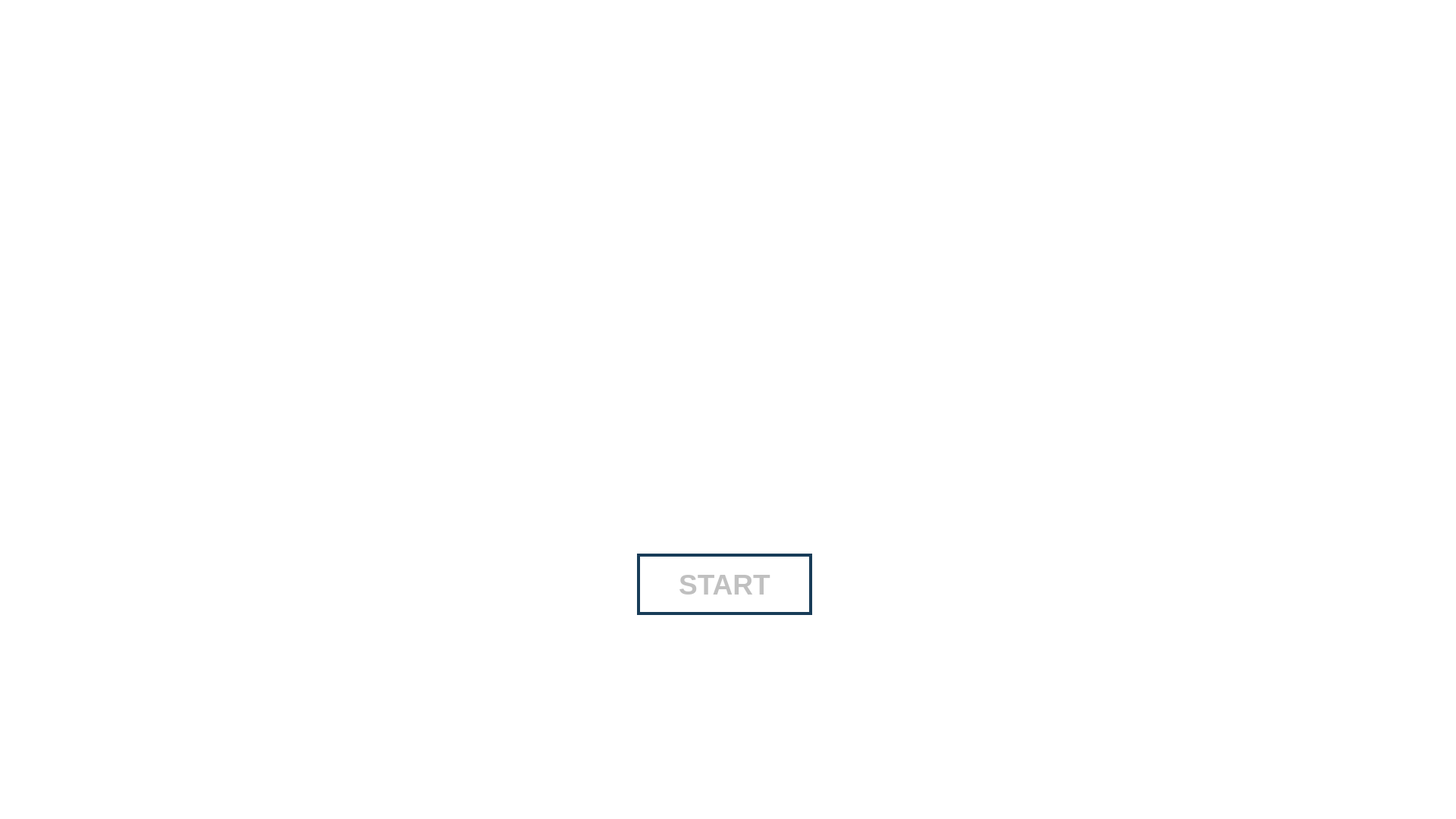
<?xml version="1.0" encoding="UTF-8"?>
<ui version="4.0">
 <class>mainWindow</class>
 <widget class="QMainWindow" name="mainWindow">
  <property name="geometry">
   <rect>
    <x>0</x>
    <y>0</y>
    <width>1920</width>
    <height>1080</height>
   </rect>
  </property>
  <property name="mouseTracking">
   <bool>true</bool>
  </property>
  <property name="windowTitle">
   <string>ANAAJ</string>
  </property>
  <property name="windowIcon">
   <iconset>
    <normaloff>../photos/gui.png</normaloff>../photos/gui.png</iconset>
  </property>
  <property name="autoFillBackground">
   <bool>false</bool>
  </property>
  <property name="styleSheet">
   <string notr="true">background-color: rgb(255, 255, 255);</string>
  </property>
  <widget class="QWidget" name="centralwidget">
   <widget class="QLabel" name="label">
    <property name="geometry">
     <rect>
      <x>10</x>
      <y>-20</y>
      <width>1920</width>
      <height>1080</height>
     </rect>
    </property>
    <property name="text">
     <string/>
    </property>
    <property name="pixmap">
     <pixmap>../photos/start.png</pixmap>
    </property>
   </widget>
   <widget class="QPushButton" name="startButton">
    <property name="geometry">
     <rect>
      <x>840</x>
      <y>730</y>
      <width>231</width>
      <height>81</height>
     </rect>
    </property>
    <property name="font">
     <font>
      <family>Arial</family>
      <pointsize>28</pointsize>
      <weight>75</weight>
      <bold>true</bold>
     </font>
    </property>
    <property name="styleSheet">
     <string notr="true">color: rgb(192, 192, 192);
background-color: #ffffff;
border: 4px solid #ffffff;
border-color: rgb(24, 60, 88);
</string>
    </property>
    <property name="text">
     <string>START</string>
    </property>
   </widget>
  </widget>
  <widget class="QMenuBar" name="menubar">
   <property name="geometry">
    <rect>
     <x>0</x>
     <y>0</y>
     <width>1920</width>
     <height>23</height>
    </rect>
   </property>
  </widget>
  <widget class="QStatusBar" name="statusbar"/>
 </widget>
 <resources/>
 <connections/>
</ui>
